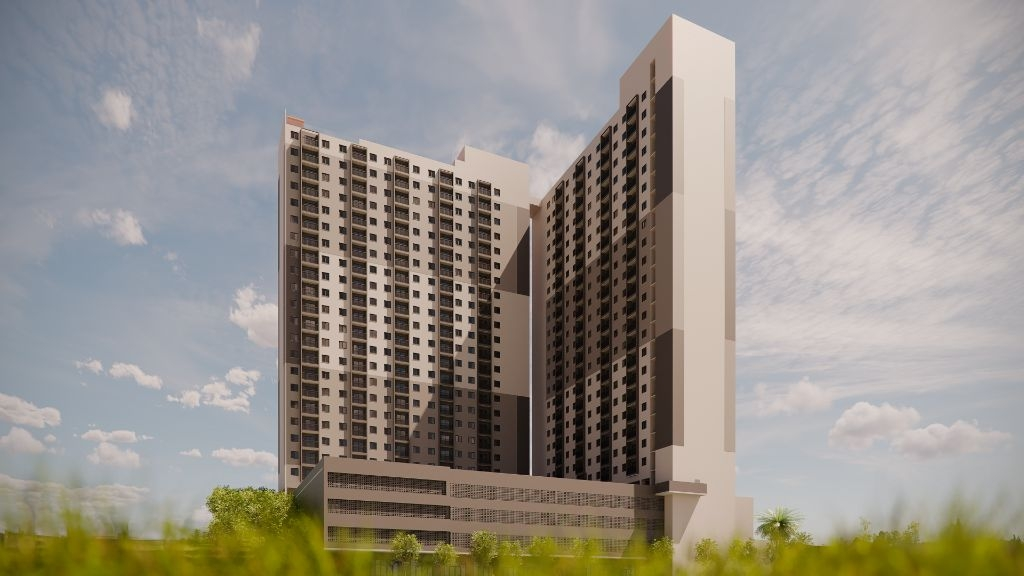
#> input picture experimentos/mirante-7-2026-09-22/fotos-iplano/01.jpg, 1024 x 576 px
$ python mede_cidade.py ../experimentos/mirante-7-2026-09-22/fotos-iplano/01.jpg
#> lines starting #> are read from the running program, lines starting #| are printed output that depends on the picture; after the words box and inside, x2 and y2 are one past the last pixel; in counts of white or black regions, pixels touching at a corner belong together
# -*- coding: utf-8 -*-
"""Mede a APARENCIA de um quadro da cidade -- so nos pixels de edificacao.

    python pipeline/mede_cidade.py rua.png
    python pipeline/mede_cidade.py rua.png --contra sem_sombra.png   # mede sombra%
    python pipeline/mede_cidade.py rua.png bairro.png --solto        # sem portao

POR QUE ELE EXISTE, e a licao que ele carrega: o primeiro portao que eu propus para
isto media `p99` e `maximo` do QUADRO INTEIRO -- e os dois sao o domo do ceu, que tem
`toneMapped:false`. Nenhuma mudanca de material pode move-los, nunca. Medido: depois de
dar especular a parede, telhado, asfalto, muro e arvore, o maximo do quadro ficou em
234,5 nos dois lados, IDENTICO ate a primeira decimal -- e a mudanca era real (0,91% do
quadro moveu +18 niveis). O portao nao estava reprovando; estava olhando pro lugar
errado. E a mesma familia de erro que ja mordeu este projeto antes (o portao de media
que empurrava a cena pro meio-cinza, e o medidor de interior que aprovava foto de vista
aerea porque nunca conferiu se a casa tinha aberto).

Daí a mascara. `construido` = o que sobra depois de tirar ceu e vegetacao; e sobre ele
que realce e faixa sao medidos.

Convencao de codigo de saida, igual a das outras sondas: 2 = nao deu pra medir,
1 = medi e reprovei, 0 = passou.
"""
import os, sys

try:
    import numpy as np
    from PIL import Image
except ImportError as e:
    print("falta dependencia: %s" % e)
    raise SystemExit(2)

# Recorte que tira o HUD (busca em cima, botoes embaixo, ficha e minimapa a direita).
# Os mesmos numeros das medidas de 08/09/2026 -- mudar aqui muda a base de comparacao.
CORTE = (0.10, 0.92, 0.06, 0.78)

# Portoes. Sao PISO e TETO: exigir presenca, nao so proibir excesso.
GATES = {
    "realce%":  (0.15, 1.50),
    "faixa":    (90.0, None),
    "croma":    (0.10, 0.30),
    "escuro%":  (8.0,  None),
    "chapado%": (None, 18.0),
    "sombra%":  (12.0, None),   # so avaliado quando ha --contra
}


def _carrega(p):
    im = np.asarray(Image.open(p).convert("RGB"), dtype=np.float32)
    h, w, _ = im.shape
#> h = 576; w = 1024
    y0, y1, x0, x1 = CORTE
    return im[int(h * y0):int(h * y1), int(w * x0):int(w * x1)]
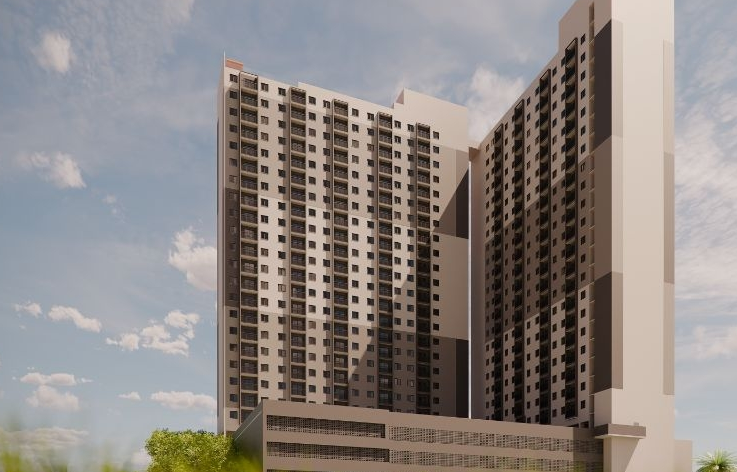
#> returned value: shape (472, 737, 3) float32; mean of channels 0, 1, 2 140.6, 133.9, 130.8; drawn as R, G, B


def _lum(c):
    return 0.2126 * c[:, :, 0] + 0.7152 * c[:, :, 1] + 0.0722 * c[:, :, 2]


def mascara(c):
    """Devolve (construido, vegetacao, ceu) como mascaras booleanas.

    Ceu: azul-dominante. A cupula e um gradiente frio e a nevoa casa com ela, entao o
    mesmo teste pega o fundo esfumacado -- que e o certo, ele tambem nao e edificacao.
    Parede, telha, asfalto e calcada sao neutros ou quentes neste pipeline (o asfalto
    saiu FRIO no albedo justamente pra CHEGAR neutro na tela), entao nao caem aqui.

    Vegetacao: verde dominante. Copa e gramado tem estatistica propria -- deixar os dois
    dentro do `construido` mascara o que a fachada faz.
    """
    r, g, b = c[:, :, 0], c[:, :, 1], c[:, :, 2]
    lum = _lum(c)
    ceu = (b > r + 10) & (b > g + 4) & (lum > 120)
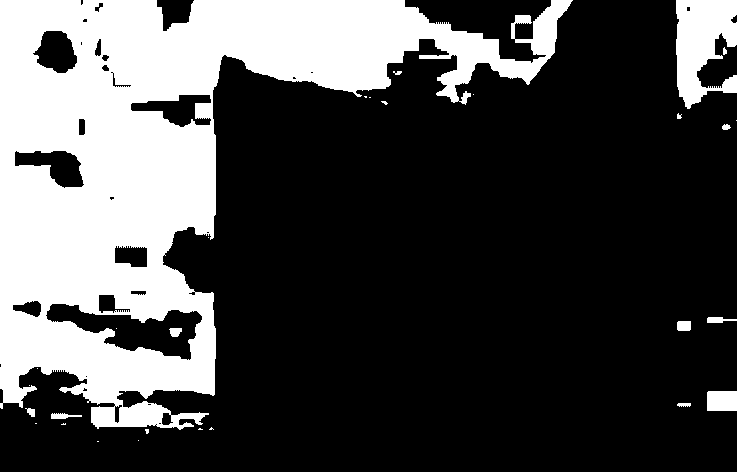
#> ceu: shape (472, 737) bool; 28.7% white; 29 white regions (16 under 20 px), largest, box (x1, y1, x2, y2) and area: (0, 0, 573, 430) 94079, (676, 0, 737, 109) 4542, (707, 391, 737, 411) 599
    veg = (g > r + 14) & (g > b + 14)
#> veg: shape (472, 737) bool; every value is 0
    return ~(ceu | veg), veg, ceu


def mede(png, contra=None):
    c = _carrega(png)
    con, veg, ceu = mascara(c)
    if con.sum() < 5000:
        raise SystemExit("quadro sem edificacao suficiente: %d pixels" % int(con.sum()))
    lum = _lum(c)
    mx, mn = c.max(2), c.min(2)
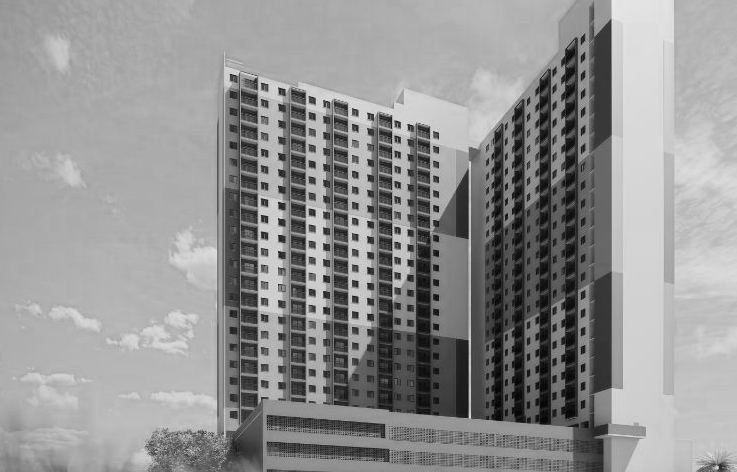
#> mx: shape (472, 737) float32; min 1, max 236, mean 146.5
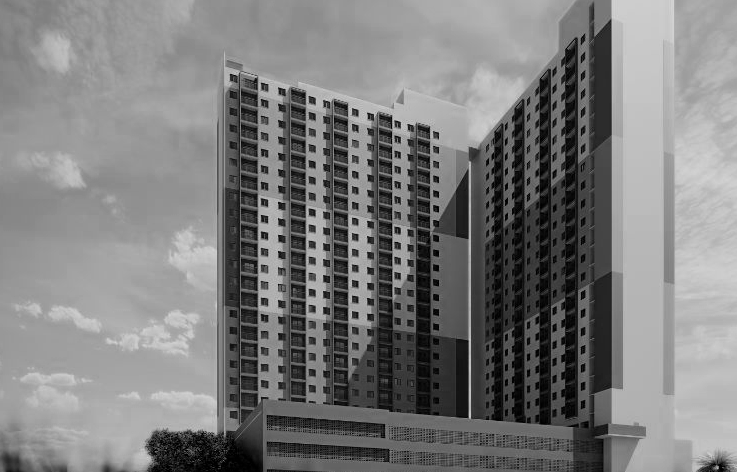
#> mn: shape (472, 737) float32; min 0, max 213, mean 124.7
    sat = np.where(mx > 0, (mx - mn) / np.maximum(mx, 1e-6), 0)
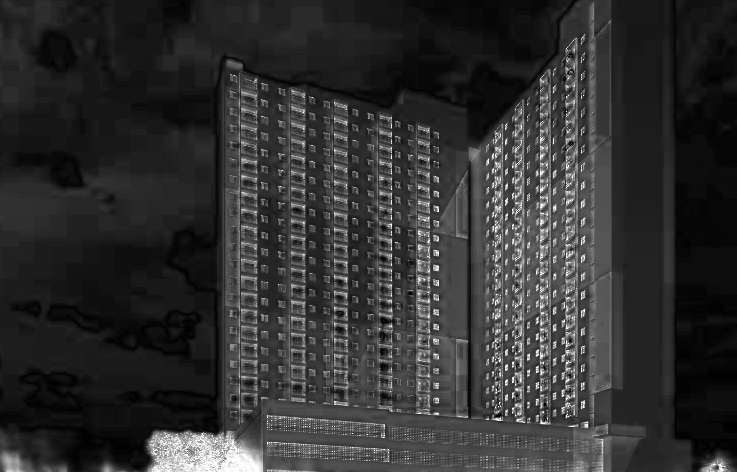
#> sat: shape (472, 737) float32; min 0, max 1, mean 0.194
    L = lum[con]

    # Desvio local em janela de 8 px, amostrado de 4 em 4 (a janela ja se sobrepoe --
    # amostrar todo pixel quadruplica o custo e nao muda a terceira casa).
    from numpy.lib.stride_tricks import sliding_window_view
    W = sliding_window_view(lum, (8, 8))
    sd = W.reshape(*W.shape[:2], -1).std(-1)[::4, ::4]
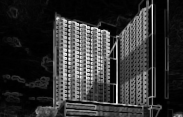
#> sd: shape (117, 183) float32; min 0, max 71.92, mean 13.6; drawn with min black and max white
    conS = con[:sd.shape[0] * 4:4, :sd.shape[1] * 4:4]
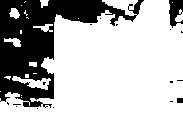
#> conS: shape (117, 183) bool; 70.7% white; 17 black regions (14 under 20 px), largest, box (x1, y1, x2, y2) and area: (0, 0, 144, 108) 5926, (169, 0, 183, 28) 266, (177, 98, 183, 103) 30

    out = {
        "realce%":  100.0 * float(((lum > 235) & (sat < 0.10) & con).sum()) / float(con.sum()),
        "faixa":    float(np.percentile(L, 99) - np.percentile(L, 1)),
        "croma":    float(sat[con].mean()),
        "escuro%":  100.0 * float((L < 70).mean()),
        "chapado%": 100.0 * float((sd[conS] < 1.0).mean()),
        "_area%":   100.0 * float(con.mean()),
        "_veg%":    100.0 * float(veg.mean()),
        "_ceu%":    100.0 * float(ceu.mean()),
    }
#> out = {'realce%': 0, 'faixa': 200.2, 'croma': 0.229, 'escuro%': 25.13, 'chapado%': 10.67, '_area%': 71.26, '_veg%': 0, '_ceu%': 28.74}
    if contra:
        base = _lum(_carrega(contra))
        if base.shape != lum.shape:
            raise SystemExit("--contra tem tamanho diferente do quadro")
        out["sombra%"] = 100.0 * float(((base - lum) > 4).mean())
    return out


def main():
    ar = [a for a in sys.argv[1:] if not a.startswith("-")]
    if not ar:
        raise SystemExit(__doc__)
    contra = None
    if "--contra" in sys.argv:
        contra = sys.argv[sys.argv.index("--contra") + 1]
        ar = [a for a in ar if a != contra]
    solto = "--solto" in sys.argv

    reprovou = []
    for png in ar:
        if not os.path.exists(png):
            print("nao existe: %s" % png)
            raise SystemExit(2)
        m = mede(png, contra)
#> m has the same summary as out in mede
        print("\n%s   (edificacao %.1f%% do quadro, vegetacao %.1f%%, ceu %.1f%%)"
              % (os.path.basename(png), m["_area%"], m["_veg%"], m["_ceu%"]))
#| 01.jpg   (edificacao 71.3% do quadro, vegetacao 0.0%, ceu 28.7%)
        for k, v in m.items():
            if k.startswith("_"):
                continue
            lo, hi = GATES.get(k, (None, None))
            ruim = (lo is not None and v < lo) or (hi is not None and v > hi)
            alvo = "%s..%s" % ("-" if lo is None else lo, "-" if hi is None else hi)
            print("   %-9s %8.3f   alvo %-12s %s" % (k, v, alvo, "REPROVA" if ruim else "ok"))
            if ruim:
                reprovou.append("%s: %s = %.3f" % (os.path.basename(png), k, v))
#> this loop made 8 passes
#> (k, v) on passes 6 to 8: ('_area%', 71.26), ('_veg%', 0), ('_ceu%', 28.74)
#> (k, v, lo, hi, ruim) on passes 1, 3: ('realce%', 0, 0.15, 1.5, True), ('croma', 0.229, 0.1, 0.3, False)
#|    realce%      0.000   alvo 0.15..1.5    REPROVA
#|    faixa      200.218   alvo 90.0..-      ok
#|    croma        0.229   alvo 0.1..0.3     ok
#|    escuro%     25.127   alvo 8.0..-       ok
#|    chapado%    10.672   alvo -..18.0      ok
#> after the loop, reprovou = ['01.jpg: realce% = 0.000']

    if solto or not reprovou:
        print("\n%d quadro(s) medido(s)%s." % (len(ar), "" if not reprovou else " (portao solto)"))
        return 0
    print("\nREPROVADO: " + "; ".join(reprovou))
#| REPROVADO: 01.jpg: realce% = 0.000
    return 1


if __name__ == "__main__":
#> (the run stopped early here; a loop or call above may not have finished)

$ run again, on experimentos/mirante-7-2026-09-22/fotos-iplano/04.jpg
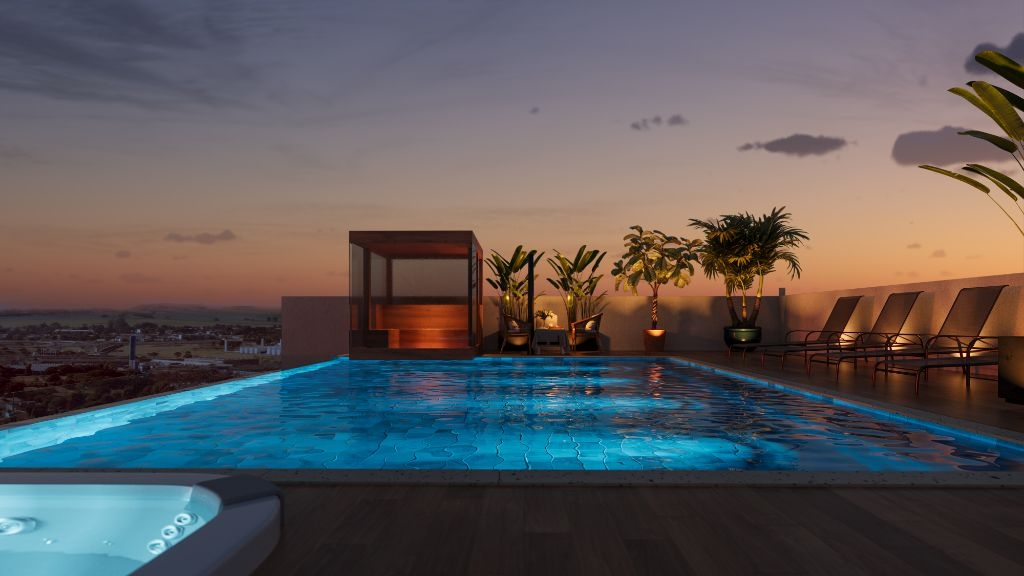
#> input picture experimentos/mirante-7-2026-09-22/fotos-iplano/04.jpg, 1024 x 576 px
#> in mascara, `ceu = (b > r + 10) & (b > g + 4) & (lum > 120)`:
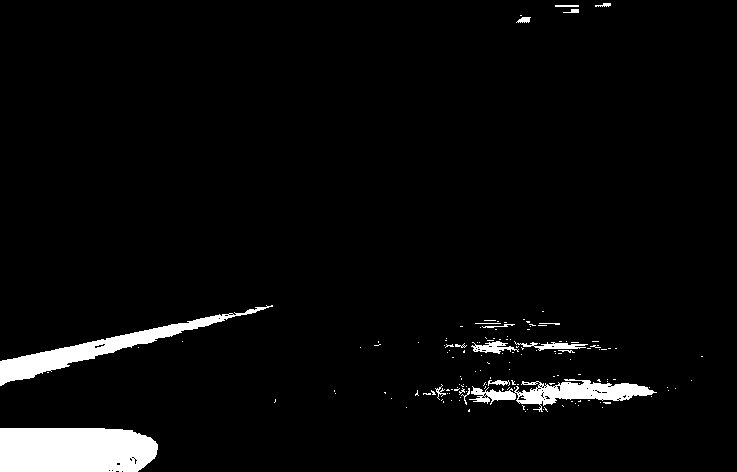
#> ceu: shape (472, 737) bool; 4% white; 151 white regions (134 under 20 px), largest, box (x1, y1, x2, y2) and area: (0, 428, 158, 472) 6508, (0, 305, 273, 386) 3587, (469, 379, 657, 412) 2478
#> veg: shape (472, 737) bool; every value is 0
#> in mede, `conS = con[:sd.shape[0] * 4:4, :sd.shape[1] * 4:4]`:
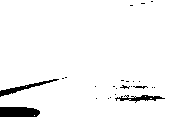
#> conS: shape (117, 183) bool; 96.1% white; 24 black regions (20 under 20 px), largest, box (x1, y1, x2, y2) and area: (0, 107, 40, 117) 370, (0, 79, 59, 97) 222, (115, 95, 165, 103) 171, (133, 86, 148, 89) 24
#> out = {'realce%': 0, 'faixa': 146.4, 'croma': 0.388, 'escuro%': 36.83, 'chapado%': 29.48, '_area%': 95.95, '_veg%': 0, '_ceu%': 4.05}
#> m has the same summary as out in mede
#| 04.jpg   (edificacao 96.0% do quadro, vegetacao 0.0%, ceu 4.0%)
#> the loop in main, `for k, v in m.items():` made 8 passes
#> (k, v) on passes 6 to 8: ('_area%', 95.95), ('_veg%', 0), ('_ceu%', 4.05)
#> (printed output is left out)
#> after the loop in main, `for k, v in m.items():`: reprovou = ['04.jpg: realce% = 0.000', '04.jpg: croma = 0.388', '04.jpg: chapado% = 29.484']
#| REPROVADO: 04.jpg: realce% = 0.000; 04.jpg: croma = 0.388; 04.jpg: chapado% = 29.484

$ run again, on experimentos/mirante-7-2026-09-22/fotos-iplano/05.jpg
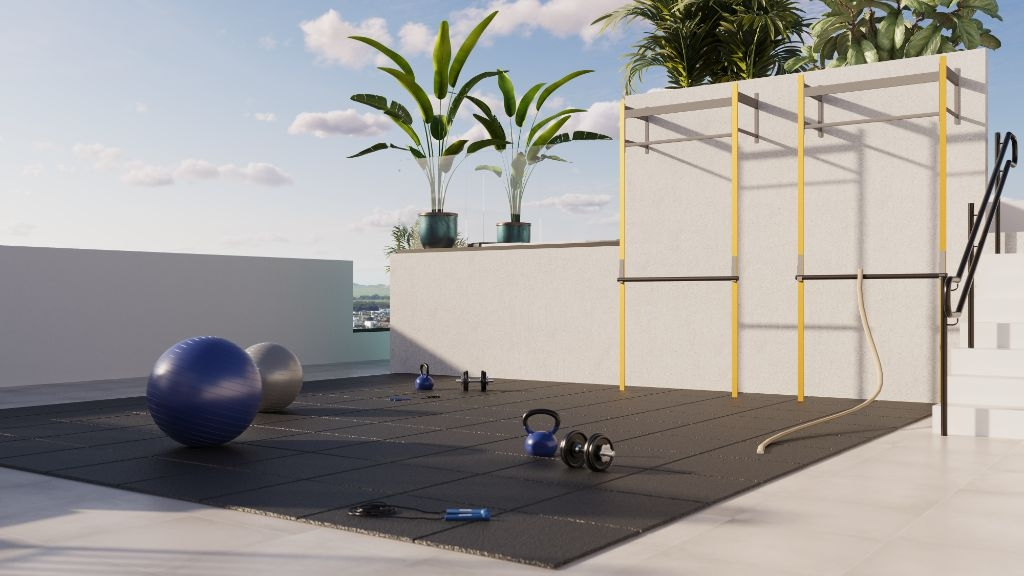
#> input picture experimentos/mirante-7-2026-09-22/fotos-iplano/05.jpg, 1024 x 576 px
#> ceu: shape (472, 737) bool; 14.5% white; 73 white regions (48 under 20 px), largest, box (x1, y1, x2, y2) and area: (0, 0, 366, 139) 34017, (391, 0, 570, 64) 5410, (464, 80, 557, 148) 3768
#> veg: shape (472, 737) bool; 0.79% white; 54 white regions (40 under 20 px), largest, box (x1, y1, x2, y2) and area: (436, 10, 484, 69) 945, (372, 0, 406, 38) 485, (332, 0, 357, 29) 198
#> con: shape (472, 737) bool; 84.7% white; 102 black regions (77 under 20 px), largest, box (x1, y1, x2, y2) and area: (0, 0, 366, 139) 34065, (332, 0, 570, 150) 11535, (464, 80, 557, 148) 3768
#> in mede, `conS = con[:sd.shape[0] * 4:4, :sd.shape[1] * 4:4]`:
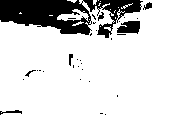
#> conS: shape (117, 183) bool; 84.2% white; 32 black regions (25 under 20 px), largest, box (x1, y1, x2, y2) and area: (0, 0, 143, 38) 2919, (117, 21, 140, 34) 228, (0, 110, 22, 115) 48
#> out = {'realce%': 0.0129, 'faixa': 209.4, 'croma': 0.137, 'escuro%': 22.96, 'chapado%': 17.49, '_area%': 84.69, '_veg%': 0.788, '_ceu%': 14.52}
#> m has the same summary as out in mede
#| 05.jpg   (edificacao 84.7% do quadro, vegetacao 0.8%, ceu 14.5%)
#> the loop in main, `for k, v in m.items():` made 8 passes
#> (k, v) on passes 6 to 8: ('_area%', 84.69), ('_veg%', 0.788), ('_ceu%', 14.52)
#> (printed output is left out)
#> after the loop in main, `for k, v in m.items():`: reprovou = ['05.jpg: realce% = 0.013']
#| REPROVADO: 05.jpg: realce% = 0.013
